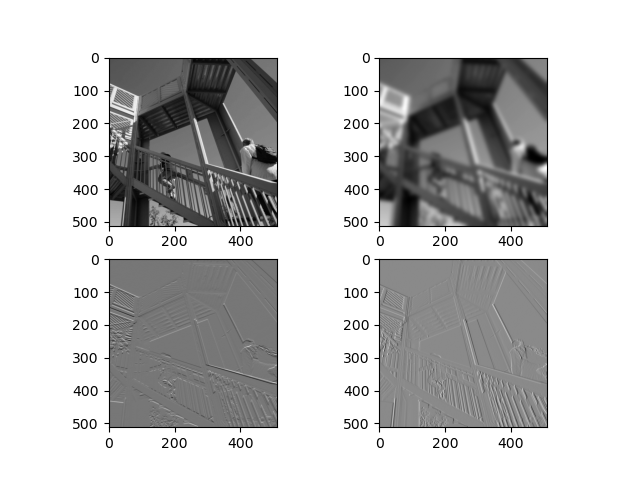

Generate this figure with Python:
""" p3_21.py """

#
# conda install pooch
#

import imageio
import matplotlib.pyplot as plt
from scipy import datasets
from scipy import ndimage

fig = plt.figure()
plt.gray()
ax1 = fig.add_subplot(221)
ax2 = fig.add_subplot(222)
ax3 = fig.add_subplot(223)
ax4 = fig.add_subplot(224)

img = datasets.ascent().astype("int32")
# img = imageio.v3.imread("test.png")

img_gaussian = ndimage.gaussian_filter(img, sigma=6)
img_sobel_h = ndimage.sobel(img, 0)  # horizontal
img_sobel_v = ndimage.sobel(img, 1)  # vertical

imageio.v3.imwrite("test.png", img)
imageio.v3.imwrite("test_gaussian.png", img_gaussian)
imageio.v3.imwrite("test_sobel_h.png", img_sobel_h)
imageio.v3.imwrite("test_sobel_v.png", img_sobel_v)

ax1.imshow(img)
ax2.imshow(img_gaussian)
ax3.imshow(img_sobel_h)
ax4.imshow(img_sobel_v)
# plt.show()
plt.savefig("p3_21.png")
